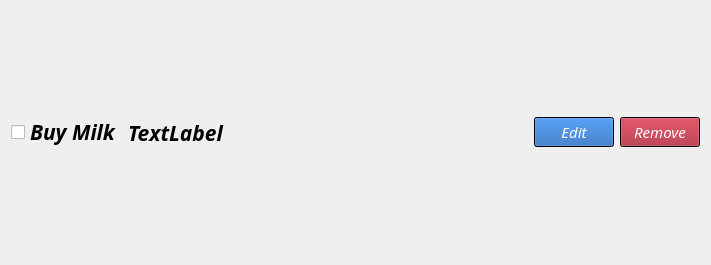
<?xml version="1.0" encoding="UTF-8"?>
<ui version="4.0">
 <class>Task</class>
 <widget class="QWidget" name="Task">
  <property name="windowModality">
   <enum>Qt::ApplicationModal</enum>
  </property>
  <property name="geometry">
   <rect>
    <x>0</x>
    <y>0</y>
    <width>711</width>
    <height>265</height>
   </rect>
  </property>
  <property name="windowTitle">
   <string>Form</string>
  </property>
  <layout class="QHBoxLayout" name="horizontalLayout">
   <item>
    <widget class="QCheckBox" name="checkBox">
     <property name="font">
      <font>
       <family>Chilanka</family>
       <pointsize>16</pointsize>
       <italic>true</italic>
       <bold>true</bold>
       <underline>false</underline>
       <strikeout>false</strikeout>
       <stylestrategy>PreferDefault</stylestrategy>
      </font>
     </property>
     <property name="cursor">
      <cursorShape>ArrowCursor</cursorShape>
     </property>
     <property name="autoFillBackground">
      <bool>false</bool>
     </property>
     <property name="text">
      <string>Buy Milk</string>
     </property>
     <property name="tristate">
      <bool>false</bool>
     </property>
    </widget>
   </item>
   <item>
    <widget class="QLabel" name="timeAdded">
     <property name="font">
      <font>
       <family>Chilanka</family>
       <pointsize>16</pointsize>
       <italic>true</italic>
       <bold>true</bold>
      </font>
     </property>
     <property name="text">
      <string>TextLabel</string>
     </property>
    </widget>
   </item>
   <item>
    <spacer name="horizontalSpacer">
     <property name="orientation">
      <enum>Qt::Horizontal</enum>
     </property>
     <property name="sizeHint" stdset="0">
      <size>
       <width>20</width>
       <height>20</height>
      </size>
     </property>
    </spacer>
   </item>
   <item>
    <widget class="QPushButton" name="editButton">
     <property name="palette">
      <palette>
       <active>
        <colorrole role="WindowText">
         <brush brushstyle="SolidPattern">
          <color alpha="255">
           <red>153</red>
           <green>193</green>
           <blue>241</blue>
          </color>
         </brush>
        </colorrole>
        <colorrole role="Button">
         <brush brushstyle="SolidPattern">
          <color alpha="255">
           <red>26</red>
           <green>95</green>
           <blue>180</blue>
          </color>
         </brush>
        </colorrole>
        <colorrole role="Light">
         <brush brushstyle="SolidPattern">
          <color alpha="255">
           <red>51</red>
           <green>209</green>
           <blue>122</blue>
          </color>
         </brush>
        </colorrole>
        <colorrole role="Midlight">
         <brush brushstyle="SolidPattern">
          <color alpha="255">
           <red>229</red>
           <green>165</green>
           <blue>10</blue>
          </color>
         </brush>
        </colorrole>
        <colorrole role="Dark">
         <brush brushstyle="SolidPattern">
          <color alpha="255">
           <red>229</red>
           <green>165</green>
           <blue>10</blue>
          </color>
         </brush>
        </colorrole>
        <colorrole role="Mid">
         <brush brushstyle="SolidPattern">
          <color alpha="255">
           <red>0</red>
           <green>0</green>
           <blue>0</blue>
          </color>
         </brush>
        </colorrole>
        <colorrole role="ButtonText">
         <brush brushstyle="SolidPattern">
          <color alpha="255">
           <red>255</red>
           <green>255</green>
           <blue>255</blue>
          </color>
         </brush>
        </colorrole>
        <colorrole role="Base">
         <brush brushstyle="SolidPattern">
          <color alpha="255">
           <red>0</red>
           <green>0</green>
           <blue>0</blue>
          </color>
         </brush>
        </colorrole>
        <colorrole role="Window">
         <brush brushstyle="SolidPattern">
          <color alpha="255">
           <red>0</red>
           <green>0</green>
           <blue>0</blue>
          </color>
         </brush>
        </colorrole>
        <colorrole role="HighlightedText">
         <brush brushstyle="SolidPattern">
          <color alpha="255">
           <red>0</red>
           <green>0</green>
           <blue>0</blue>
          </color>
         </brush>
        </colorrole>
       </active>
       <inactive>
        <colorrole role="WindowText">
         <brush brushstyle="SolidPattern">
          <color alpha="255">
           <red>153</red>
           <green>193</green>
           <blue>241</blue>
          </color>
         </brush>
        </colorrole>
        <colorrole role="Button">
         <brush brushstyle="SolidPattern">
          <color alpha="255">
           <red>26</red>
           <green>95</green>
           <blue>180</blue>
          </color>
         </brush>
        </colorrole>
        <colorrole role="Light">
         <brush brushstyle="SolidPattern">
          <color alpha="255">
           <red>51</red>
           <green>209</green>
           <blue>122</blue>
          </color>
         </brush>
        </colorrole>
        <colorrole role="Midlight">
         <brush brushstyle="SolidPattern">
          <color alpha="255">
           <red>229</red>
           <green>165</green>
           <blue>10</blue>
          </color>
         </brush>
        </colorrole>
        <colorrole role="Dark">
         <brush brushstyle="SolidPattern">
          <color alpha="255">
           <red>229</red>
           <green>165</green>
           <blue>10</blue>
          </color>
         </brush>
        </colorrole>
        <colorrole role="Mid">
         <brush brushstyle="SolidPattern">
          <color alpha="255">
           <red>0</red>
           <green>0</green>
           <blue>0</blue>
          </color>
         </brush>
        </colorrole>
        <colorrole role="ButtonText">
         <brush brushstyle="SolidPattern">
          <color alpha="255">
           <red>255</red>
           <green>255</green>
           <blue>255</blue>
          </color>
         </brush>
        </colorrole>
        <colorrole role="Base">
         <brush brushstyle="SolidPattern">
          <color alpha="255">
           <red>0</red>
           <green>0</green>
           <blue>0</blue>
          </color>
         </brush>
        </colorrole>
        <colorrole role="Window">
         <brush brushstyle="SolidPattern">
          <color alpha="255">
           <red>0</red>
           <green>0</green>
           <blue>0</blue>
          </color>
         </brush>
        </colorrole>
        <colorrole role="HighlightedText">
         <brush brushstyle="SolidPattern">
          <color alpha="255">
           <red>0</red>
           <green>0</green>
           <blue>0</blue>
          </color>
         </brush>
        </colorrole>
       </inactive>
       <disabled>
        <colorrole role="WindowText">
         <brush brushstyle="SolidPattern">
          <color alpha="255">
           <red>229</red>
           <green>165</green>
           <blue>10</blue>
          </color>
         </brush>
        </colorrole>
        <colorrole role="Button">
         <brush brushstyle="SolidPattern">
          <color alpha="255">
           <red>26</red>
           <green>95</green>
           <blue>180</blue>
          </color>
         </brush>
        </colorrole>
        <colorrole role="Light">
         <brush brushstyle="SolidPattern">
          <color alpha="255">
           <red>51</red>
           <green>209</green>
           <blue>122</blue>
          </color>
         </brush>
        </colorrole>
        <colorrole role="Midlight">
         <brush brushstyle="SolidPattern">
          <color alpha="255">
           <red>229</red>
           <green>165</green>
           <blue>10</blue>
          </color>
         </brush>
        </colorrole>
        <colorrole role="Dark">
         <brush brushstyle="SolidPattern">
          <color alpha="255">
           <red>229</red>
           <green>165</green>
           <blue>10</blue>
          </color>
         </brush>
        </colorrole>
        <colorrole role="Mid">
         <brush brushstyle="SolidPattern">
          <color alpha="255">
           <red>0</red>
           <green>0</green>
           <blue>0</blue>
          </color>
         </brush>
        </colorrole>
        <colorrole role="Text">
         <brush brushstyle="SolidPattern">
          <color alpha="255">
           <red>229</red>
           <green>165</green>
           <blue>10</blue>
          </color>
         </brush>
        </colorrole>
        <colorrole role="ButtonText">
         <brush brushstyle="SolidPattern">
          <color alpha="255">
           <red>229</red>
           <green>165</green>
           <blue>10</blue>
          </color>
         </brush>
        </colorrole>
        <colorrole role="Base">
         <brush brushstyle="SolidPattern">
          <color alpha="255">
           <red>0</red>
           <green>0</green>
           <blue>0</blue>
          </color>
         </brush>
        </colorrole>
        <colorrole role="Window">
         <brush brushstyle="SolidPattern">
          <color alpha="255">
           <red>0</red>
           <green>0</green>
           <blue>0</blue>
          </color>
         </brush>
        </colorrole>
        <colorrole role="HighlightedText">
         <brush brushstyle="SolidPattern">
          <color alpha="255">
           <red>0</red>
           <green>0</green>
           <blue>0</blue>
          </color>
         </brush>
        </colorrole>
       </disabled>
      </palette>
     </property>
     <property name="font">
      <font>
       <family>Dyuthi</family>
       <pointsize>11</pointsize>
       <italic>true</italic>
       <bold>false</bold>
      </font>
     </property>
     <property name="text">
      <string>Edit</string>
     </property>
    </widget>
   </item>
   <item>
    <widget class="QPushButton" name="removeButton">
     <property name="palette">
      <palette>
       <active>
        <colorrole role="WindowText">
         <brush brushstyle="SolidPattern">
          <color alpha="255">
           <red>153</red>
           <green>193</green>
           <blue>241</blue>
          </color>
         </brush>
        </colorrole>
        <colorrole role="Button">
         <brush brushstyle="SolidPattern">
          <color alpha="255">
           <red>165</red>
           <green>29</green>
           <blue>45</blue>
          </color>
         </brush>
        </colorrole>
        <colorrole role="Light">
         <brush brushstyle="SolidPattern">
          <color alpha="255">
           <red>51</red>
           <green>209</green>
           <blue>122</blue>
          </color>
         </brush>
        </colorrole>
        <colorrole role="Midlight">
         <brush brushstyle="SolidPattern">
          <color alpha="255">
           <red>229</red>
           <green>165</green>
           <blue>10</blue>
          </color>
         </brush>
        </colorrole>
        <colorrole role="Dark">
         <brush brushstyle="SolidPattern">
          <color alpha="255">
           <red>229</red>
           <green>165</green>
           <blue>10</blue>
          </color>
         </brush>
        </colorrole>
        <colorrole role="Mid">
         <brush brushstyle="SolidPattern">
          <color alpha="255">
           <red>0</red>
           <green>0</green>
           <blue>0</blue>
          </color>
         </brush>
        </colorrole>
        <colorrole role="Text">
         <brush brushstyle="SolidPattern">
          <color alpha="255">
           <red>154</red>
           <green>153</green>
           <blue>150</blue>
          </color>
         </brush>
        </colorrole>
        <colorrole role="ButtonText">
         <brush brushstyle="SolidPattern">
          <color alpha="255">
           <red>255</red>
           <green>255</green>
           <blue>255</blue>
          </color>
         </brush>
        </colorrole>
        <colorrole role="Base">
         <brush brushstyle="SolidPattern">
          <color alpha="255">
           <red>0</red>
           <green>0</green>
           <blue>0</blue>
          </color>
         </brush>
        </colorrole>
        <colorrole role="Window">
         <brush brushstyle="SolidPattern">
          <color alpha="255">
           <red>0</red>
           <green>0</green>
           <blue>0</blue>
          </color>
         </brush>
        </colorrole>
        <colorrole role="HighlightedText">
         <brush brushstyle="SolidPattern">
          <color alpha="255">
           <red>0</red>
           <green>0</green>
           <blue>0</blue>
          </color>
         </brush>
        </colorrole>
       </active>
       <inactive>
        <colorrole role="WindowText">
         <brush brushstyle="SolidPattern">
          <color alpha="255">
           <red>153</red>
           <green>193</green>
           <blue>241</blue>
          </color>
         </brush>
        </colorrole>
        <colorrole role="Button">
         <brush brushstyle="SolidPattern">
          <color alpha="255">
           <red>165</red>
           <green>29</green>
           <blue>45</blue>
          </color>
         </brush>
        </colorrole>
        <colorrole role="Light">
         <brush brushstyle="SolidPattern">
          <color alpha="255">
           <red>51</red>
           <green>209</green>
           <blue>122</blue>
          </color>
         </brush>
        </colorrole>
        <colorrole role="Midlight">
         <brush brushstyle="SolidPattern">
          <color alpha="255">
           <red>229</red>
           <green>165</green>
           <blue>10</blue>
          </color>
         </brush>
        </colorrole>
        <colorrole role="Dark">
         <brush brushstyle="SolidPattern">
          <color alpha="255">
           <red>229</red>
           <green>165</green>
           <blue>10</blue>
          </color>
         </brush>
        </colorrole>
        <colorrole role="Mid">
         <brush brushstyle="SolidPattern">
          <color alpha="255">
           <red>0</red>
           <green>0</green>
           <blue>0</blue>
          </color>
         </brush>
        </colorrole>
        <colorrole role="Text">
         <brush brushstyle="SolidPattern">
          <color alpha="255">
           <red>154</red>
           <green>153</green>
           <blue>150</blue>
          </color>
         </brush>
        </colorrole>
        <colorrole role="ButtonText">
         <brush brushstyle="SolidPattern">
          <color alpha="255">
           <red>255</red>
           <green>255</green>
           <blue>255</blue>
          </color>
         </brush>
        </colorrole>
        <colorrole role="Base">
         <brush brushstyle="SolidPattern">
          <color alpha="255">
           <red>0</red>
           <green>0</green>
           <blue>0</blue>
          </color>
         </brush>
        </colorrole>
        <colorrole role="Window">
         <brush brushstyle="SolidPattern">
          <color alpha="255">
           <red>0</red>
           <green>0</green>
           <blue>0</blue>
          </color>
         </brush>
        </colorrole>
        <colorrole role="HighlightedText">
         <brush brushstyle="SolidPattern">
          <color alpha="255">
           <red>0</red>
           <green>0</green>
           <blue>0</blue>
          </color>
         </brush>
        </colorrole>
       </inactive>
       <disabled>
        <colorrole role="WindowText">
         <brush brushstyle="SolidPattern">
          <color alpha="255">
           <red>229</red>
           <green>165</green>
           <blue>10</blue>
          </color>
         </brush>
        </colorrole>
        <colorrole role="Button">
         <brush brushstyle="SolidPattern">
          <color alpha="255">
           <red>165</red>
           <green>29</green>
           <blue>45</blue>
          </color>
         </brush>
        </colorrole>
        <colorrole role="Light">
         <brush brushstyle="SolidPattern">
          <color alpha="255">
           <red>51</red>
           <green>209</green>
           <blue>122</blue>
          </color>
         </brush>
        </colorrole>
        <colorrole role="Midlight">
         <brush brushstyle="SolidPattern">
          <color alpha="255">
           <red>229</red>
           <green>165</green>
           <blue>10</blue>
          </color>
         </brush>
        </colorrole>
        <colorrole role="Dark">
         <brush brushstyle="SolidPattern">
          <color alpha="255">
           <red>229</red>
           <green>165</green>
           <blue>10</blue>
          </color>
         </brush>
        </colorrole>
        <colorrole role="Mid">
         <brush brushstyle="SolidPattern">
          <color alpha="255">
           <red>0</red>
           <green>0</green>
           <blue>0</blue>
          </color>
         </brush>
        </colorrole>
        <colorrole role="Text">
         <brush brushstyle="SolidPattern">
          <color alpha="255">
           <red>229</red>
           <green>165</green>
           <blue>10</blue>
          </color>
         </brush>
        </colorrole>
        <colorrole role="ButtonText">
         <brush brushstyle="SolidPattern">
          <color alpha="255">
           <red>229</red>
           <green>165</green>
           <blue>10</blue>
          </color>
         </brush>
        </colorrole>
        <colorrole role="Base">
         <brush brushstyle="SolidPattern">
          <color alpha="255">
           <red>0</red>
           <green>0</green>
           <blue>0</blue>
          </color>
         </brush>
        </colorrole>
        <colorrole role="Window">
         <brush brushstyle="SolidPattern">
          <color alpha="255">
           <red>0</red>
           <green>0</green>
           <blue>0</blue>
          </color>
         </brush>
        </colorrole>
        <colorrole role="HighlightedText">
         <brush brushstyle="SolidPattern">
          <color alpha="255">
           <red>0</red>
           <green>0</green>
           <blue>0</blue>
          </color>
         </brush>
        </colorrole>
       </disabled>
      </palette>
     </property>
     <property name="font">
      <font>
       <family>Dyuthi</family>
       <pointsize>11</pointsize>
       <italic>true</italic>
       <bold>false</bold>
      </font>
     </property>
     <property name="toolTipDuration">
      <number>0</number>
     </property>
     <property name="text">
      <string>Remove</string>
     </property>
    </widget>
   </item>
  </layout>
 </widget>
 <resources/>
 <connections/>
</ui>
